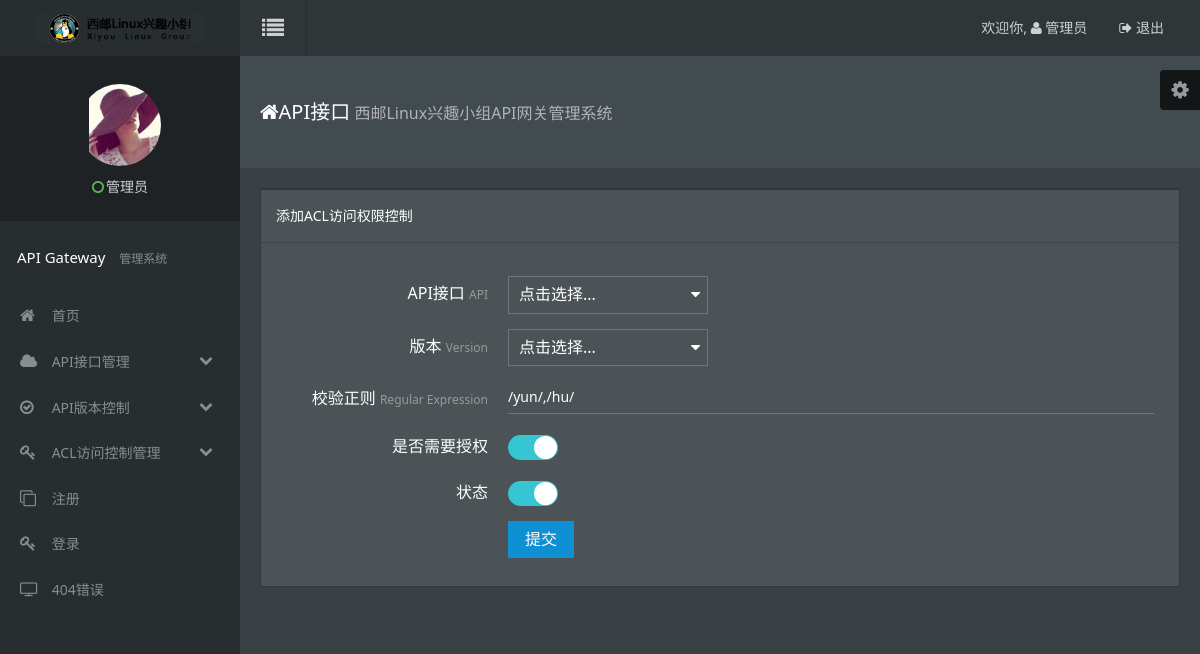
The app's page /edit-acl/?id=1, older data.
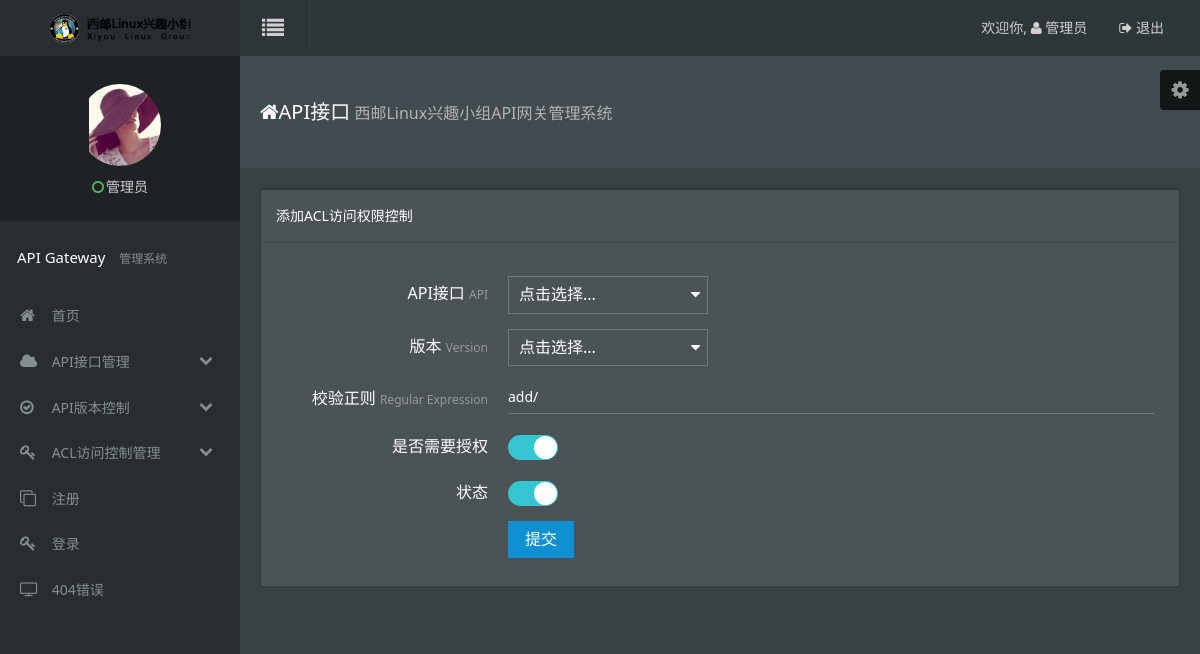
The same page, newer data.
### gateway/models.py (models this page shows, shortened)
class AclList(models.Model):
    api_id = models.IntegerField(null=True)
    vers_id = models.IntegerField(null=True)
    match_req = models.CharField(max_length=128)
    auth_type = models.IntegerField()
    cre_time = models.TimeField(max_length=32)
    upd_time = models.TimeField(max_length=32)
    status = models.IntegerField()

### gateway/views.py (the view)
# urls.py: url(r'^edit-acl',views.updateAclInfo),
def updateAclInfo(request):
    acl_id = request.GET['id']
    result = AclList.objects.get(id=acl_id)
    match_req = result.match_req
    return render_to_response('acl-edit.html',{'match':match_req, 'id':acl_id })

### gateway/templates/acl-edit.html (shortened to what the changed rows need)
<!DOCTYPE html>
<html lang="en">
<head>
    <link rel="stylesheet" href="../../assets/css/amazeui.min.css" />
    <link rel="stylesheet" href="../../assets/css/amazeui.datatables.min.css" />
    <link rel="stylesheet" href="../../assets/css/app.css">
</head>
<body data-type="api_add">
<div class="am-g tpl-g">
        <div class="tpl-content-wrapper">
            <div class="row-content am-cf">
                <div class="row">
                    <div class="am-u-sm-12 am-u-md-12 am-u-lg-12">
                        <div class="widget am-cf">
                            <div class="widget-body am-fr">
                                <form action="/commit-acl/{{ id }}"   class="am-form tpl-form-line-form" method="get">
                                    <div class="am-form-group">
                                        <div class="am-u-sm-9">
                                            <input type="text" class="tpl-form-input" name="expression" id="expression" value={{ match }}>
                                        </div>
                                    </div>
                                </form>
                            </div>
                        </div>
                    </div>
                </div>
            </div>
        </div>
    </div>
</body>
</html>

Row changes from the older to the newer data that the page shows:
changed AclList: expression "/yun/,/hu/" → "add/"
